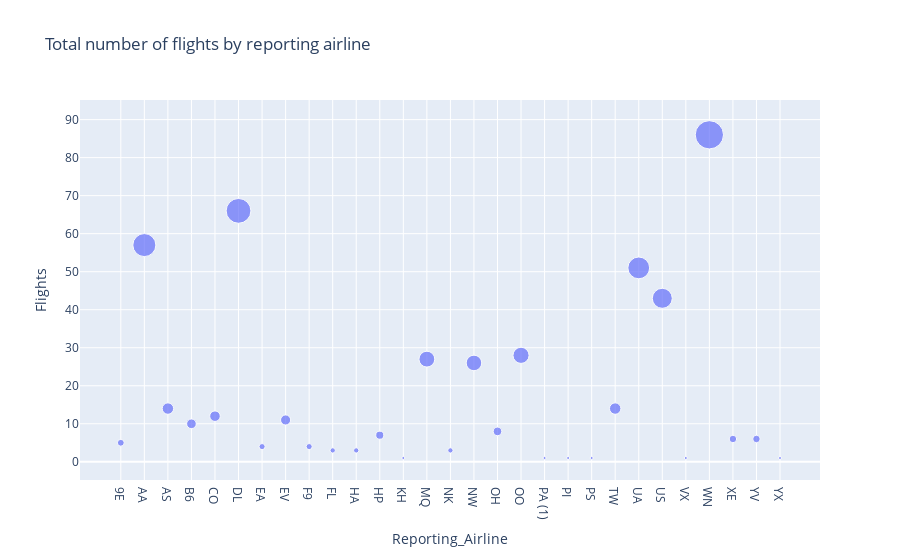

Notebook cell for this chart:
### Markdown cell above
**To do**

-   Create a bubble chart using the `bub_data` with x-axis being reporting airline and y-axis being flights.
-   Provide title to the chart
-   Update size of the bubble based on the number of flights. Use `size` parameter.
-   Update name of the hover tooltip to `reporting_airline` using `hover_name` parameter.

### Code cell
# Create bubble chart here
fig = px.scatter(bub_data, x="Reporting_Airline", y="Flights",size='Flights',hover_name="Reporting_Airline" ,title='Total number of flights by reporting airline') 
fig.show()

### Figure 1 — Plotly figure (JSON) as saved in the notebook; plotly's stock layout.template omitted (floating-point values rounded to 4 significant figures)
{"data": [{"hovertemplate": "<b>%{hovertext}</b><br><br>Reporting_Airline=%{x}<br>Flights=%{marker.size}<extra></extra>", "hovertext": ["9E", "AA", "AS", "B6", "CO", "DL", "EA", "EV", "F9", "FL", "HA", "HP", "KH", "MQ", "NK", "NW", "OH", "OO", "PA (1)", "PI", "PS", "TW", "UA", "US", "VX", "WN", "XE", "YV", "YX"], "legendgroup": "", "marker": {"color": "#636efa", "size": [5, 57, 14, 10, 12, 66, 4, 11, 4, 3, 3, 7, 1, 27, 3, 26, 8, 28, 1, 1, 1, 14, 51, 43, 1, 86, 6, 6, 1], "sizemode": "area", "sizeref": 0.215, "symbol": "circle"}, "mode": "markers", "name": "", "orientation": "v", "showlegend": false, "type": "scatter", "x": ["9E", "AA", "AS", "B6", "CO", "DL", "EA", "EV", "F9", "FL", "HA", "HP", "KH", "MQ", "NK", "NW", "OH", "OO", "PA (1)", "PI", "PS", "TW", "UA", "US", "VX", "WN", "XE", "YV", "YX"], "xaxis": "x", "y": [5, 57, 14, 10, 12, 66, 4, 11, 4, 3, 3, 7, 1, 27, 3, 26, 8, 28, 1, 1, 1, 14, 51, 43, 1, 86, 6, 6, 1], "yaxis": "y"}], "layout": {"autosize": true, "legend": {"itemsizing": "constant", "tracegroupgap": 0}, "title": {"text": "Total number of flights by reporting airline"}, "xaxis": {"anchor": "y", "autorange": true, "domain": [0, 1], "range": [-1.686, 29.66], "title": {"text": "Reporting_Airline"}, "type": "category"}, "yaxis": {"anchor": "x", "autorange": true, "domain": [0, 1], "range": [-5.256, 97.11], "title": {"text": "Flights"}, "type": "linear"}}}
